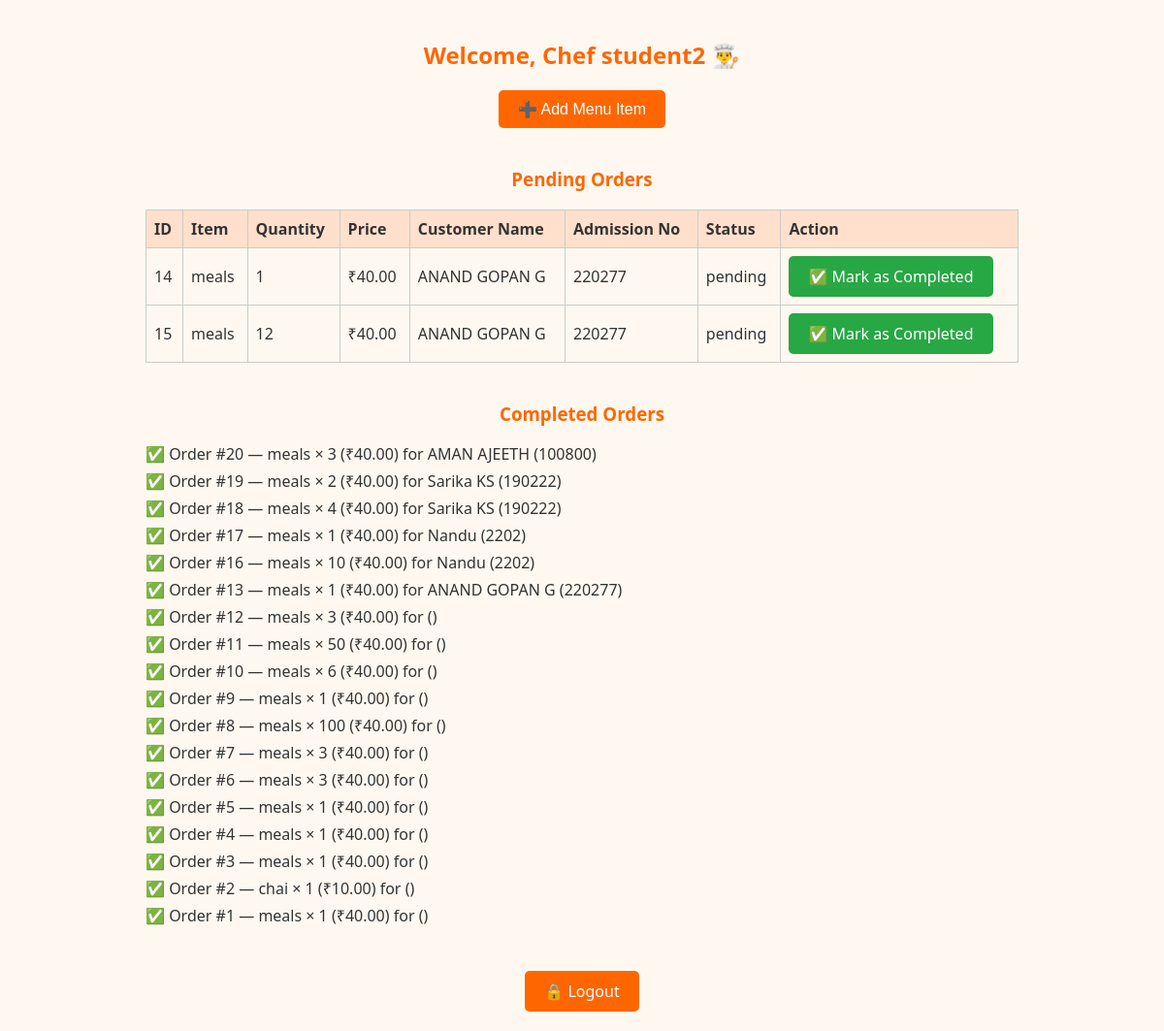
/chef/chefdashboard/ (signed in), run on the app's committed database.
### chef/models.py (models this page shows, shortened)
class Order(models.Model):
    STATUS_CHOICES = (
        ('pending', 'Pending'),
        ('completed', 'Completed'),
    )
    student = models.ForeignKey(User, on_delete=models.CASCADE)
    menu_item = models.ForeignKey(MenuItem, on_delete=models.CASCADE)
    quantity = models.PositiveIntegerField(default=1)
    status = models.CharField(max_length=10, choices=STATUS_CHOICES, default='pending')
    timestamp = models.DateTimeField(auto_now_add=True)
    def __str__(self):
        return f'{self.menu_item.name} x {self.quantity} - {self.student.username}'

class MenuItem(models.Model):
    name = models.CharField(max_length=100)
    price = models.DecimalField(max_digits=6, decimal_places=2)

### users/models.py (models this page shows, shortened)
class UserProfile(models.Model):
    user = models.OneToOneField(User, on_delete=models.CASCADE)
    role = models.CharField(max_length=10, choices=ROLE_CHOICES)
    full_name = models.CharField(max_length=100, blank=True)
    admission_number = models.CharField(max_length=20, blank=True)

### chef/views.py (the view)
# urls.py: path('chefdashboard/',views.chef_queue,name="chef_dashboard_2"),
@login_required
def chef_queue(request):
    print("helllooo", flush=True)
    pending_orders = Order.objects.filter(status='pending').order_by('timestamp')
    completed_orders = Order.objects.filter(status='completed').order_by('-timestamp')
    print("hello")
    print(pending_orders)
    print(completed_orders)
    return render(request, 'test.html', {
        'pending_orders': pending_orders,
        'completed_orders': completed_orders
    })

### templates/test.html (shortened to what this page needs)
<!DOCTYPE html>
<html lang="en">
<head>
</head>
<body>
<div class="container">
    <h2>Welcome, Chef {{ request.user.username }} 👨‍🍳</h2>
    <form action="{% url 'add_menu_item' %}" method="get" style="margin-top: 20px;">
        <button type="submit" class="btn">➕ Add Menu Item</button>
    </form>
    <div class="section">
        <h3>Pending Orders</h3>
        {% if pending_orders %}
            <table class="table">
                <thead>
                    <tr>
                        <th>ID</th>
                        <th>Item</th>
                        <th>Quantity</th>
                        <th>Price</th>
                        <th>Customer Name</th>
                        <th>Admission No</th>
                        <th>Status</th>
                        <th>Action</th>
                    </tr>
                </thead>
                <tbody>
                    {% for order in pending_orders %}
                    <tr>
                        <td>{{ order.id }}</td>
                        <td>{{ order.menu_item.name }}</td>
                        <td>{{ order.quantity }}</td>
                        <td>₹{{ order.menu_item.price }}</td>
                        <td>{{ order.student.userprofile.full_name }}</td>
                        <td>{{ order.student.userprofile.admission_number }}</td>
                        <td>{{ order.status }}</td>
                        <td>
                            <a href="{% url 'mark_order_completed' order.id %}" class="btn btn-green">✅ Mark as Completed</a>
                        </td>
                    </tr>
                    {% endfor %}
                </tbody>
            </table>
        {% else %}
            <p style="color: #666;">No pending orders.</p>
        {% endif %}
    </div>
    <div class="section">
        <h3>Completed Orders</h3>
        {% if completed_orders %}
            <ul class="completed-list">
                {% for order in completed_orders %}
                <li>
                    ✅ Order #{{ order.id }} — {{ order.menu_item.name }} × {{ order.quantity }} (₹{{ order.menu_item.price }})
                    for {{ order.student.userprofile.full_name }} ({{ order.student.userprofile.admission_number }})
                </li>
                {% endfor %}
            </ul>
        {% else %}
            <p style="color: #666;">No completed orders yet.</p>
        {% endif %}
    </div>
    <div class="logout-link">
        <a href="{% url 'logout' %}" class="btn">🔒 Logout</a>
    </div>
</div>
</body>
</html>

### templates/test.html (style rules this page uses)
body { font-family: 'Segoe UI', Tahoma, Geneva, Verdana, sans-serif; margin: 0; padding: 20px; background-color: #fff8f0; color: #333; }
.container { max-width: 900px; margin: auto; text-align: center; }
h2, h3 { color: #ff6600; }
.btn { background-color: #ff6600; color: white; padding: 10px 20px; border: none; border-radius: 5px; font-size: 16px; cursor: pointer; text-decoration: none; display: inline-block; }
.btn-green { background-color: #28a745; }
.table { width: 100%; border-collapse: collapse; margin-top: 10px; text-align: left; }
.table th, .table td { border: 1px solid #ccc; padding: 8px; }
.table th { background-color: #ffe0cc; }
.completed-list { list-style: none; padding-left: 0; margin-top: 10px; }
.completed-list li { margin-bottom: 6px; text-align: left; }
.section { margin-top: 40px; }
.logout-link { margin-top: 30px; display: inline-block; }

### data on the page
Order: id "14", menu_item.name "meals", quantity "1", menu_item.price "40.00", student.userprofile.full_name "ANAND GOPAN G", student.userprofile.admission_number "220277", status "pending"
Order: id "15", menu_item.name "meals", quantity "12", menu_item.price "40.00", student.userprofile.full_name "ANAND GOPAN G", student.userprofile.admission_number "220277", status "pending"
Order: id "20", menu_item.name "meals", quantity "3", menu_item.price "40.00", student.userprofile.full_name "AMAN AJEETH", student.userprofile.admission_number "100800"
Order: id "19", menu_item.name "meals", quantity "2", menu_item.price "40.00", student.userprofile.full_name "Sarika KS", student.userprofile.admission_number "190222"
Order: id "18", menu_item.name "meals", quantity "4", menu_item.price "40.00", student.userprofile.full_name "Sarika KS", student.userprofile.admission_number "190222"
Order: id "17", menu_item.name "meals", quantity "1", menu_item.price "40.00", student.userprofile.full_name "Nandu", student.userprofile.admission_number "2202"
Order: id "16", menu_item.name "meals", quantity "10", menu_item.price "40.00", student.userprofile.full_name "Nandu", student.userprofile.admission_number "2202"
Order: id "13", menu_item.name "meals", quantity "1", menu_item.price "40.00", student.userprofile.full_name "ANAND GOPAN G", student.userprofile.admission_number "220277"
Order: id "12", menu_item.name "meals", quantity "3", menu_item.price "40.00"
Order: id "11", menu_item.name "meals", quantity "50", menu_item.price "40.00"
Order: id "10", menu_item.name "meals", quantity "6", menu_item.price "40.00"
Order: id "9", menu_item.name "meals", quantity "1", menu_item.price "40.00"
Order: id "8", menu_item.name "meals", quantity "100", menu_item.price "40.00"
Order: id "7", menu_item.name "meals", quantity "3", menu_item.price "40.00"
Order: id "6", menu_item.name "meals", quantity "3", menu_item.price "40.00"
Order: id "5", menu_item.name "meals", quantity "1", menu_item.price "40.00"
Order: id "4", menu_item.name "meals", quantity "1", menu_item.price "40.00"
Order: id "3", menu_item.name "meals", quantity "1", menu_item.price "40.00"
Order: id "2", menu_item.name "chai", quantity "1", menu_item.price "10.00"
Order: id "1", menu_item.name "meals", quantity "1", menu_item.price "40.00"

### other printed values
{{ request.user.username }} "student2"
